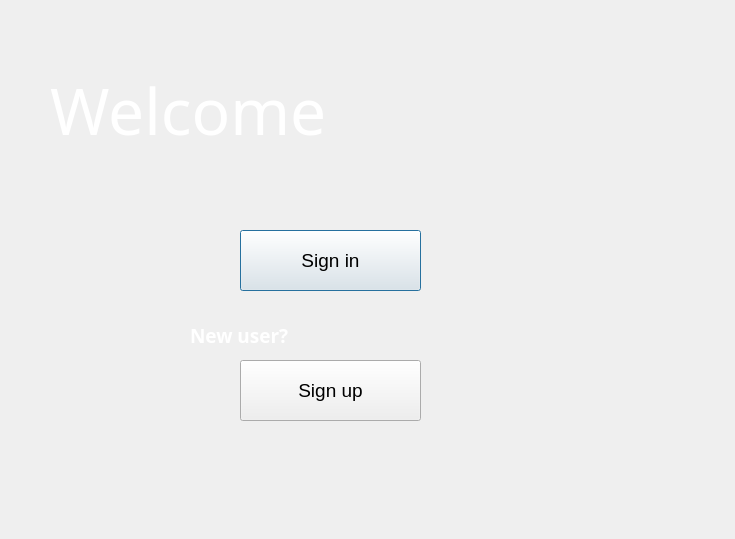
<?xml version="1.0" encoding="UTF-8"?>
<ui version="4.0">
 <class>Dialog</class>
 <widget class="QDialog" name="Dialog">
  <property name="geometry">
   <rect>
    <x>0</x>
    <y>0</y>
    <width>735</width>
    <height>539</height>
   </rect>
  </property>
  <property name="windowTitle">
   <string>Dialog</string>
  </property>
  <widget class="QLabel" name="label">
   <property name="geometry">
    <rect>
     <x>0</x>
     <y>-10</y>
     <width>741</width>
     <height>551</height>
    </rect>
   </property>
   <property name="text">
    <string/>
   </property>
   <property name="pixmap">
    <pixmap resource="img/image.qrc">:/newPrefix/plastic-bottle-pills.jpg</pixmap>
   </property>
   <property name="scaledContents">
    <bool>true</bool>
   </property>
  </widget>
  <widget class="QLabel" name="Welcome">
   <property name="geometry">
    <rect>
     <x>50</x>
     <y>60</y>
     <width>321</width>
     <height>101</height>
    </rect>
   </property>
   <property name="font">
    <font>
     <family>PMingLiU-ExtB</family>
     <pointsize>48</pointsize>
    </font>
   </property>
   <property name="text">
    <string>&lt;html&gt;&lt;head/&gt;&lt;body&gt;&lt;p&gt;&lt;span style=&quot; color:#ffffff;&quot;&gt;Welcome&lt;/span&gt;&lt;/p&gt;&lt;/body&gt;&lt;/html&gt;</string>
   </property>
  </widget>
  <widget class="QPushButton" name="pushButton">
   <property name="geometry">
    <rect>
     <x>240</x>
     <y>230</y>
     <width>181</width>
     <height>61</height>
    </rect>
   </property>
   <property name="font">
    <font>
     <pointsize>14</pointsize>
    </font>
   </property>
   <property name="styleSheet">
    <string notr="true">QPushButton{
	border:2px solidrgb(99, 99, 99)
	border -radius: 20px	

}</string>
   </property>
   <property name="text">
    <string>Sign in</string>
   </property>
  </widget>
  <widget class="QPushButton" name="pushButton_2">
   <property name="geometry">
    <rect>
     <x>240</x>
     <y>360</y>
     <width>181</width>
     <height>61</height>
    </rect>
   </property>
   <property name="font">
    <font>
     <pointsize>14</pointsize>
    </font>
   </property>
   <property name="styleSheet">
    <string notr="true">QPushButton{
	border:2px solidrgb(99, 99, 99)
	border -radius: 20px	

}</string>
   </property>
   <property name="text">
    <string>Sign up</string>
   </property>
  </widget>
  <widget class="QLabel" name="Welcome_2">
   <property name="geometry">
    <rect>
     <x>190</x>
     <y>310</y>
     <width>101</width>
     <height>51</height>
    </rect>
   </property>
   <property name="font">
    <font>
     <family>PMingLiU-ExtB</family>
     <pointsize>48</pointsize>
     <bold>true</bold>
    </font>
   </property>
   <property name="text">
    <string>&lt;html&gt;&lt;head/&gt;&lt;body&gt;&lt;p&gt;&lt;span style=&quot; font-size:14pt; color:#ffffff;&quot;&gt;New user?&lt;/span&gt;&lt;/p&gt;&lt;/body&gt;&lt;/html&gt;</string>
   </property>
  </widget>
  <widget class="QLabel" name="label_2">
   <property name="geometry">
    <rect>
     <x>0</x>
     <y>0</y>
     <width>761</width>
     <height>551</height>
    </rect>
   </property>
   <property name="text">
    <string/>
   </property>
   <property name="pixmap">
    <pixmap resource="img/image.qrc">:/newPrefix/start.jpg</pixmap>
   </property>
   <property name="scaledContents">
    <bool>true</bool>
   </property>
  </widget>
  <zorder>label_2</zorder>
  <zorder>label</zorder>
  <zorder>Welcome</zorder>
  <zorder>pushButton</zorder>
  <zorder>pushButton_2</zorder>
  <zorder>Welcome_2</zorder>
 </widget>
 <resources>
  <include location="img/image.qrc"/>
 </resources>
 <connections/>
</ui>
